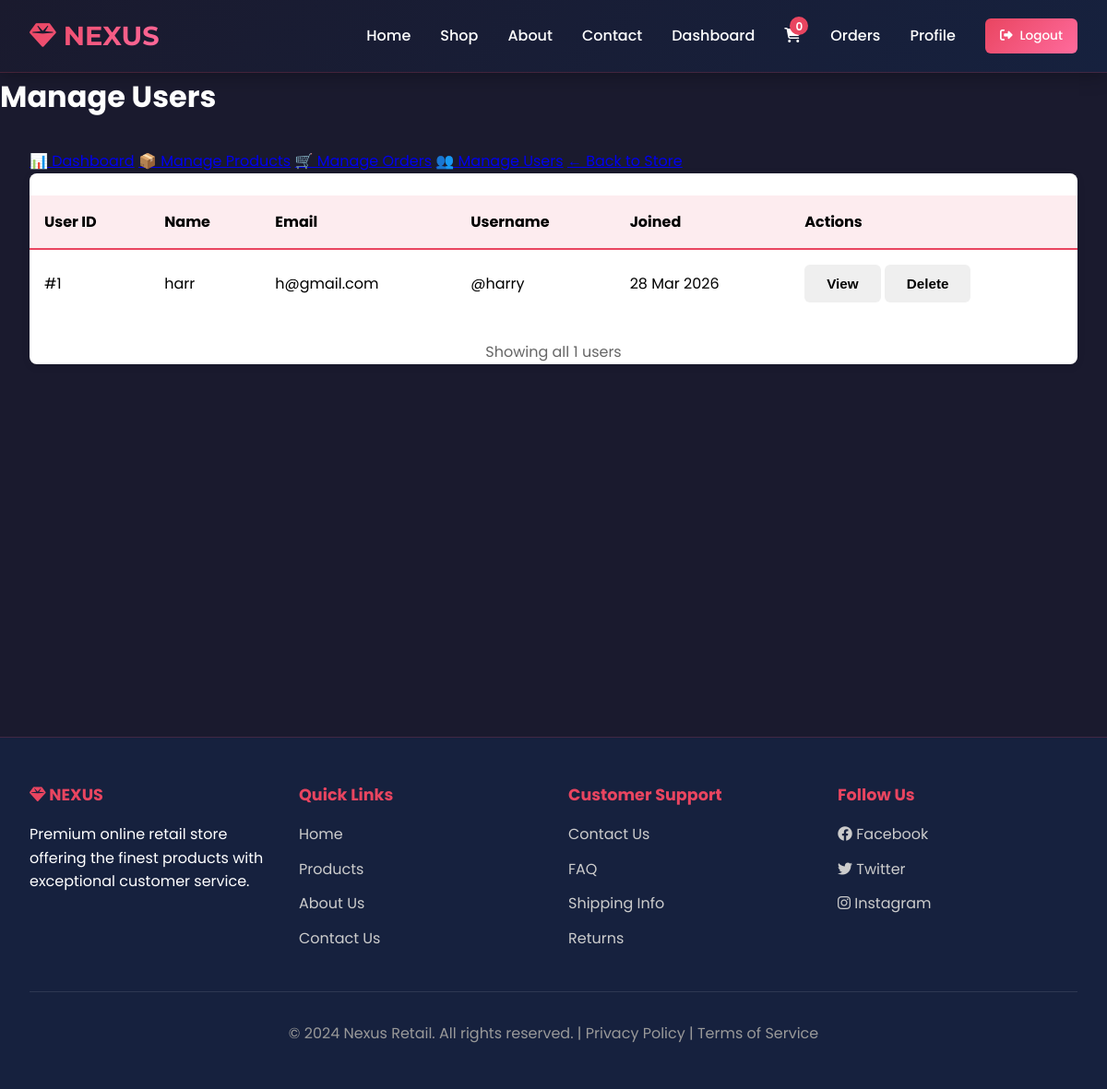
The app's page /admin/users (signed in) with its own data.
### tables this page shows
CREATE TABLE users (
            id INTEGER PRIMARY KEY AUTOINCREMENT,
            username TEXT UNIQUE NOT NULL,
            email TEXT UNIQUE NOT NULL,
            password TEXT NOT NULL,
            full_name TEXT,
            phone TEXT,
            address TEXT,
            city TEXT,
            country TEXT,
            postal_code TEXT,
            created_at TIMESTAMP DEFAULT CURRENT_TIMESTAMP,
            is_admin BOOLEAN DEFAULT 0
        );

### app.py (the view)
@app.route('/admin/users')
@admin_required
def admin_users():
    db = get_db()
    users = db.execute('SELECT * FROM users WHERE is_admin = 0 ORDER BY created_at DESC').fetchall()
    db.close()
    users = [dict(user) for user in users]
    users = convert_timestamps(users)
    return render_template('admin_users.html', users=users)

### app.py (called while the page is built)
def get_db():
    db = sqlite3.connect(DATABASE)
    db.row_factory = sqlite3.Row
    return db

def convert_timestamps(data):
    if data is None:
        return None
    if isinstance(data, dict):
        for key in data:
            if key == 'created_at' and isinstance(data[key], str):
                try:
                    data[key] = datetime.strptime(data[key], '%Y-%m-%d %H:%M:%S')
                except (ValueError, TypeError):
                    pass
        return data
    elif isinstance(data, list):
        return [convert_timestamps(item) if isinstance(item, dict) else item for item in data]
    return data

def admin_required(f):
    @wraps(f)
    def decorated_function(*args, **kwargs):
        if 'user_id' not in session:
            flash('Please log in first.', 'danger')
            return redirect(url_for('login'))
        db = get_db()
        user = db.execute('SELECT is_admin FROM users WHERE id = ?', (session['user_id'],)).fetchone()
        db.close()
        if not user or not user['is_admin']:
            flash('Admin access required.', 'danger')
            return redirect(url_for('index'))
        return f(*args, **kwargs)
    return decorated_function

### templates/admin_users.html (shortened to what this page needs)
{% extends "base.html" %}
{% block content %}
<div class="admin-page">
    <div class="admin-header">
        <h1>Manage Users</h1>
    </div>
    <div class="container admin-container">
        <nav class="admin-nav">
            <a href="/admin/dashboard" class="nav-item">📊 Dashboard</a>
            <a href="/admin/products" class="nav-item">📦 Manage Products</a>
            <a href="/admin/orders" class="nav-item">🛒 Manage Orders</a>
            <a href="/admin/users" class="nav-item active">👥 Manage Users</a>
            <a href="/" class="nav-item logout">← Back to Store</a>
        </nav>
        <div class="admin-content">
            <div class="users-table-section">
                <table class="admin-table">
                    <thead>
                        <tr>
                            <th>User ID</th>
                            <th>Name</th>
                            <th>Email</th>
                            <th>Username</th>
                            <th>Joined</th>
                            <th>Actions</th>
                        </tr>
                    </thead>
                    <tbody>
                        {% for user in users %}
                        <tr>
                            <td>#{{ user.id }}</td>
                            <td>{{ user.full_name }}</td>
                            <td>{{ user.email }}</td>
                            <td>@{{ user.username }}</td>
                            <td>{{ user.created_at.strftime('%d %b %Y') }}</td>
                            <td>
                                <button onclick="viewUser({{ user.id }})" class="btn btn-small">View</button>
                                <button onclick="deleteUser({{ user.id }}, '{{ user.username }}')" class="btn btn-danger btn-small">Delete</button>
                            </td>
                        </tr>
                        {% endfor %}
                    </tbody>
                </table>
                <div class="pagination">
                    <p style="text-align: center; color: #666; margin-top: 20px;">
                        Showing all {{ users|length }} users
                    </p>
                </div>
            </div>
        </div>
    </div>
</div>
{% endblock %}

### templates/base.html (style rules this page uses)
* { margin: 0; padding: 0; box-sizing: border-box; }
:root { --primary: #1a1a2e; --secondary: #16213e; --accent: #0f3460; --highlight: #e94560; --light: #f8f9fa; --gray: #c4c4c4; --dark: #0f0f1e; --success: #27ae60; --danger: #e74c3c; --warning: #f39c12; }
body { font-family: 'Poppins', sans-serif; background-color: var(--primary); color: #fff; line-height: 1.6; overflow-x: hidden; }
.container { max-width: 1400px; margin: 0 auto; padding: 2rem; }
.btn { padding: 0.75rem 1.5rem; border: none; border-radius: 6px; font-weight: 600; cursor: pointer; transition: all 0.3s ease; font-size: 0.95rem; display: inline-flex; align-items: center; gap: 0.5rem; text-decoration: none; }
table { width: 100%; border-collapse: collapse; margin: 1.5rem 0; }
thead { background: rgba(233, 69, 96, 0.1); border-bottom: 2px solid var(--highlight); }
th, td { padding: 1rem; text-align: left; border-bottom: 1px solid rgba(255, 255, 255, 0.1); }

### templates/admin_users.html (style rules this page uses)
.users-table-section { background: white; border-radius: 8px; box-shadow: 0 2px 8px rgba(0,0,0,0.1); overflow: hidden; color:black; }

### records on screen
users: id "1", full_name "harr", email "h@gmail.com", username "harry", created_at "28 Mar 2026"

### other values on screen
{{ users|length }} "1"
